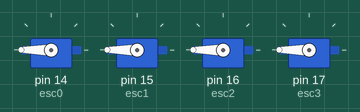
A sketch run on a simulated Arduino Uno, built with avr-gcc and run on an emulated ATmega328P. On the bench: 4 × servo.

Above: at 0.1 s.
At 2.6 s:
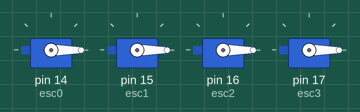
At 12.6 s:
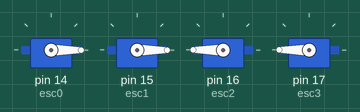
Timing chart, 0 to 15.0 s (numbered marks = the images above):
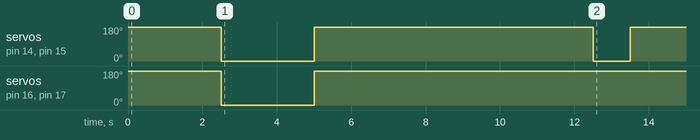

The sketch:

Remove_Break.ino
```cpp
#include <Servo.h>
Servo esc0, esc1, esc2, esc3;

void setup()
{
esc0.attach(PIN_A0);
esc1.attach(PIN_A1);
esc2.attach(PIN_A2);
esc3.attach(PIN_A3);
esc0.write(250);
esc1.write(250);
esc2.write(250);
esc3.write(250);
delay(2500);
esc0.write(0);
esc1.write(0);
esc2.write(0);
esc3.write(0);
delay(2500);
esc0.write(250);
esc1.write(250);
esc2.write(250);
esc3.write(250);
delay(7500);
esc0.write(0);
esc1.write(0);
delay(1000);
esc0.write(250);
esc1.write(250);
delay(5000);
}

void loop() {

}
```
